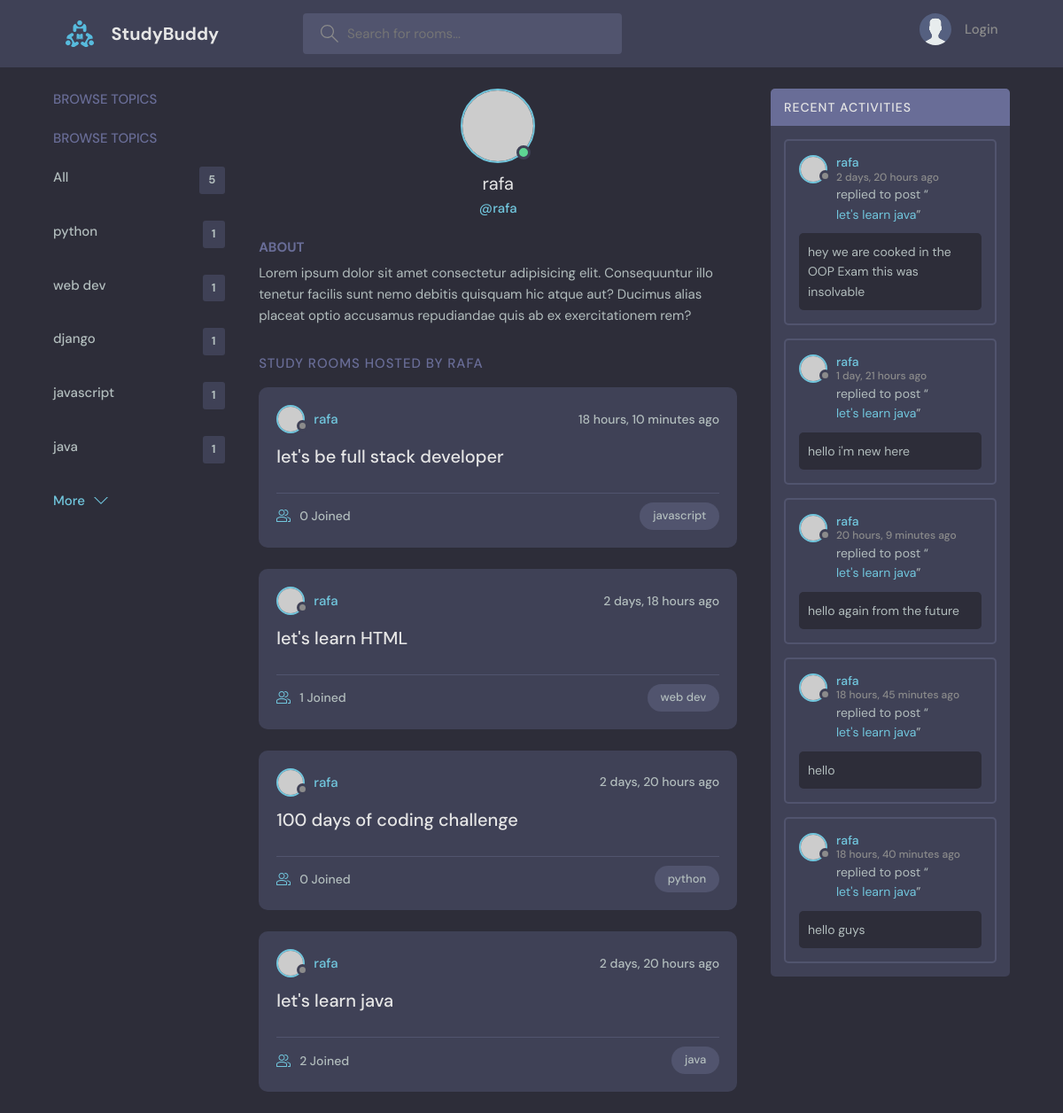
Before: /userProfile/1/ with the older database file.
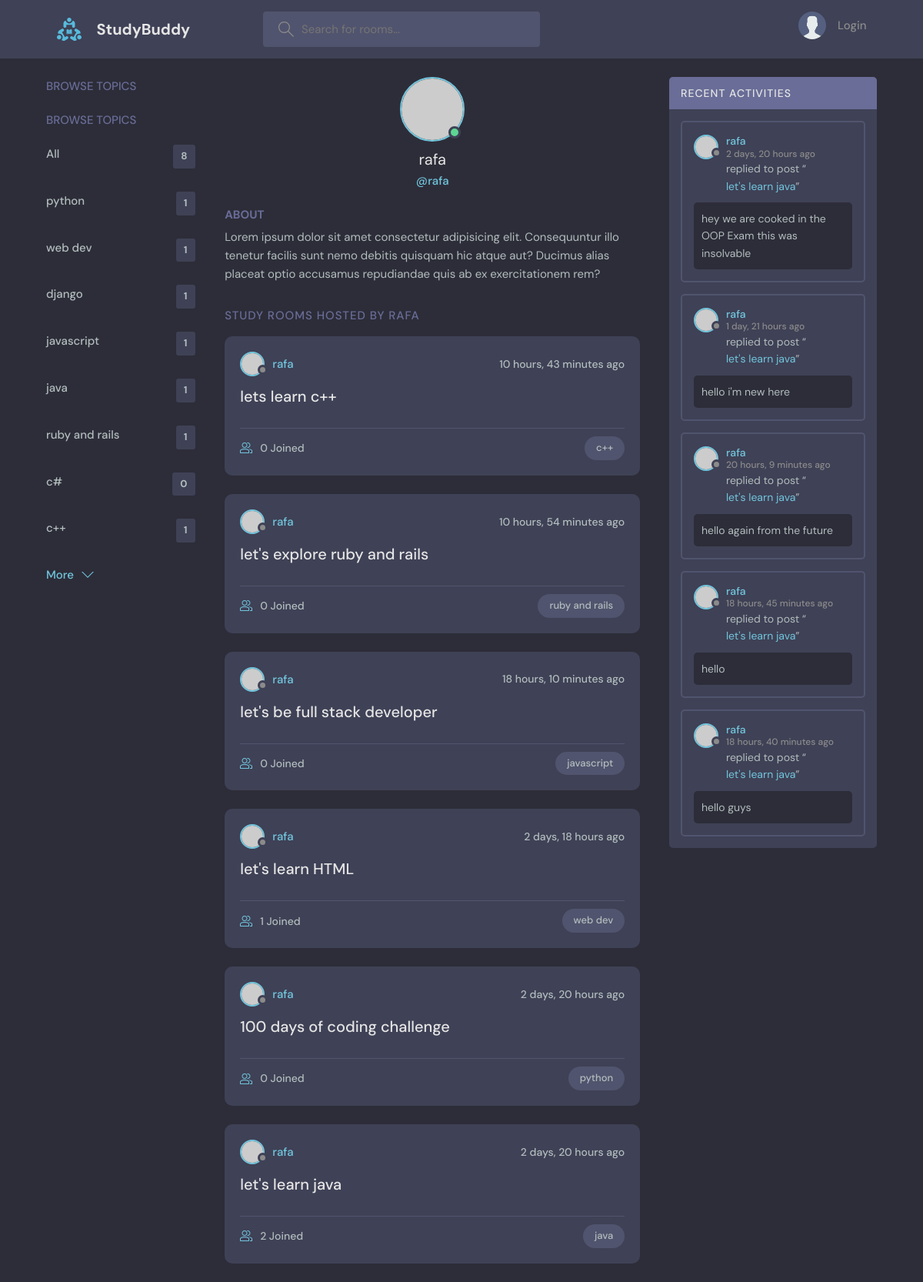
After: the same page with the newer database file.
### base/models.py (models this page shows, shortened)
class Topic(models.Model):
    name=models.CharField(max_length=200)

class Room(models.Model):
    host=models.ForeignKey(User,on_delete=models.SET_NULL,null=True)
    name=models.CharField(max_length=200)
    topic=models.ForeignKey(Topic,on_delete=models.SET_NULL,null=True)
    participants=models.ManyToManyField(User,related_name='participants',blank=True)
    description=models.TextField(null=True,blank=True)
    updated=models.DateTimeField(auto_now=True)
    created=models.DateTimeField(auto_now_add=True)
    class Meta:
        ordering=['-updated','-created']

class Message(models.Model):
    room=models.ForeignKey(Room,on_delete=models.CASCADE)
    body=models.TextField()
    user=models.ForeignKey(User,on_delete=models.CASCADE)
    updated=models.DateTimeField(auto_now=True)
    created=models.DateTimeField(auto_now_add=True)

### base/views.py (the view)
# urls.py: path('userProfile/<str:pk>/',views.userProfile,name='userprofile'),
def userProfile(request,pk):
    user=User.objects.get(id=pk)
    rooms=user.room_set.all()
    room_messages=user.message_set.all()
    topics=Topic.objects.all()
    context={'user':user,'rooms':rooms,'room_messages':room_messages,'topics':topics}
    return render(request,'base/profile.html',context)

### base/templates/base/profile.html (shortened to what this page needs)
{% extends "main.html" %}
{% block content  %}
{% load static %}
  <main class="profile-page layout layout--3">
    <div class="container">
      <div class="topics">
        <div class="topics__header">
          <h2>Browse Topics</h2>
        </div>
        {%include 'base/topics_component.html'%}
      </div>
      <div class="roomList">
        <div class="profile">
          <div class="profile__avatar">
            <div class="avatar avatar--large active">
              <img src="https://randomuser.me/api/portraits/men/11.jpg" />
            </div>
          </div>
          <div class="profile__info">
            <h3>{{user}}</h3>
            <p>@{{user.username}}</p>
          </div>
          <div class="profile__about">
            <h3>About</h3>
            <p>
              Lorem ipsum dolor sit amet consectetur adipisicing elit. Consequuntur illo tenetur
              facilis sunt nemo debitis quisquam hic atque aut? Ducimus alias placeat optio
              accusamus repudiandae quis ab ex exercitationem rem?
            </p>
          </div>
        </div>
        <div class="roomList__header">
          <div>
            <h2>Study Rooms Hosted by {{user.username}}</a>
            </h2>
          </div>
        </div>
        {%include 'base/feed_component.html'%}
      </div>
      <div class="activities">
        <div class="activities__header">
          <h2>Recent Activities</h2>
        </div>
    {%include 'base/activity_component.html'%}
      </div>
    </div>
  </main>
</html>
{% endblock content %}

### templates/main.html (shortened to what this page needs)
<!DOCTYPE html>
<html lang="en">
    {%load static%}
  <head>
    <link rel="stylesheet" href="{% static 'styles/style.css'%}" />
  </head>
  <body>
{% include "navbar.html" %}
{% block content %}
    {% endblock content %}
  </body>
</html>

### templates/navbar.html (shortened to what this page needs)
{% load static %}
<header class="header header--loggedIn">
      <div class="container">
        <a href="{%url 'home'%}" class="header__logo">
          <img src="{%static 'images/logo.svg'%}" />
          <h1>StudyBuddy</h1>
        </a>
        <form class="header__search" method="GET" action="{% url 'home'%}">
          <label>
            <input placeholder="Search for rooms..." name="q" />
          </label>
        </form>
        <nav class="header__menu">
    {% if request.user.is_authenticated %}
          <div class="header__user">
            <a href="{% url 'userprofile' request.user.id %}">
              <div class="avatar avatar--medium active">
                <img src="https://randomuser.me/api/portraits/men/37.jpg" />
              </div>
              <p>{{request.user.username}} <span>{{request.user.username}}</span></p>
            </a>
            <button class="dropdown-button">
              <svg version="1.1" xmlns="http://www.w3.org/2000/svg" width="32" height="32" viewBox="0 0 32 32">
                <title>chevron-down</title>
                <path d="M16 21l-13-13h-3l16 16 16-16h-3l-13 13z"></path>
              </svg>
            </button>
          </div>
          {% else %}
          <a href="{%url 'login'%}">
           <img src="{%static 'images/avatar.svg'%}" alt="image">
           <p>Login</p></a>
          {% endif %}
        </nav>
    </div>
</header>

### base/templates/base/topics_component.html
<div class="topics">
          <div class="topics__header">
            <h2>Browse Topics</h2>
          </div>
          <ul class="topics__list">
            <li><a href="{% url 'home' %}">All <span>{{topics.count}}</span></a> </li>
        {% for topic in topics%}
        <li>
            <a href="{% url 'home' %}?q={{topic.name}}">{{topic.name}} <span>{{topic.room_set.all.count}}</span></a>
        </li>
        {% endfor%}
          </ul>
          <a class="btn btn--link" href="topics.html">
            More
            <svg version="1.1" xmlns="http://www.w3.org/2000/svg" width="32" height="32" viewBox="0 0 32 32">
              <title>chevron-down</title>
              <path d="M16 21l-13-13h-3l16 16 16-16h-3l-13 13z"></path>
            </svg>
          </a>
        </div>

### base/templates/base/feed_component.html (shortened to what this page needs)
{% for room in rooms %}
 <div class="roomListRoom">
            <div class="roomListRoom__header">
              <a href="{%url 'userprofile' room.host.id %}" class="roomListRoom__author">
                <div class="avatar avatar--small">
                  <img src="https://randomuser.me/api/portraits/men/11.jpg" />
                </div>
                <span>{{room.host.username}}</span>
              </a>
              <div class="roomListRoom__actions">
                <span>{{room.created|timesince}} ago</span>
              </div>
            </div>
            <div class="roomListRoom__content">
              <a href="{%url 'room' room.id %}">{{ room.name }}</a>
            </div>
            <div class="roomListRoom__meta">
              <a href="{%url 'room' room.id %}" class="roomListRoom__joined">
                {{room.participants.all.count}} Joined
              </a>
              <p class="roomListRoom__topic">{{room.topic.name}}</p>
            </div>
          </div>
            {% endfor %}

### base/templates/base/activity_component.html (shortened to what this page needs)
{%for message in room_messages%}
<div class="activities__box">
            <div class="activities__boxHeader roomListRoom__header">
              <a href="{%url 'userprofile' message.user.id %}" class="roomListRoom__author">
                <div class="avatar avatar--small">
                  <img src="https://randomuser.me/api/portraits/men/11.jpg" />
                </div>
                <p>
                  {{message.user.username}}
                 <span>{{message.created|timesince}} ago</span>
                </p>
              </a>
            </div>
            <div class="activities__boxContent">
              <p>replied to post “<a href="{%url 'room' message.room.id %}">{{message.room.name}}</a>”</p>
              <div class="activities__boxRoomContent">
                {{message.body}}
              </div>
            </div>
          </div>
          {% endfor %}

Changed rows visible on the page:
added Topic: name "ruby and rails", room_set.all.count "1"
added Topic: name "c#", room_set.all.count "0"
added Topic: name "c++", room_set.all.count "1"
added Room: host.username "rafa", created "10 hours, 43 minutes", name "lets learn c++", participants.all.count "0", topic.name "c++"
added Room: host.username "rafa", created "10 hours, 54 minutes", name "let's explore ruby and rails", participants.all.count "0", topic.name "ruby and rails"
Other visible differences:
{{ topics.count }}: "5" → "8"
